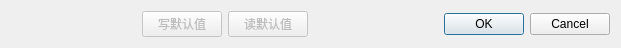
  <widget class="QWidget" name="layoutWidget">
   <property name="geometry">
    <rect>
     <x>10</x>
     <y>470</y>
     <width>621</width>
     <height>30</height>
    </rect>
   </property>
   <layout class="QHBoxLayout" name="horizontalLayout">
    <item>
     <spacer name="sp_para_btn2">
      <property name="orientation">
       <enum>Qt::Horizontal</enum>
      </property>
      <property name="sizeHint" stdset="0">
       <size>
        <width>40</width>
        <height>20</height>
       </size>
      </property>
     </spacer>
    </item>
    <item>
     <widget class="QPushButton" name="pb_setDefaultParam">
      <property name="enabled">
       <bool>false</bool>
      </property>
      <property name="text">
       <string>写默认值</string>
      </property>
     </widget>
    </item>
    <item>
     <widget class="QPushButton" name="pb_getDefaultParam">
      <property name="enabled">
       <bool>false</bool>
      </property>
      <property name="text">
       <string>读默认值</string>
      </property>
     </widget>
    </item>
    <item>
     <spacer name="sp_para_btn1">
      <property name="orientation">
       <enum>Qt::Horizontal</enum>
      </property>
      <property name="sizeHint" stdset="0">
       <size>
        <width>40</width>
        <height>20</height>
       </size>
      </property>
     </spacer>
    </item>
    <item>
     <widget class="QDialogButtonBox" name="buttonBox">
      <property name="standardButtons">
       <set>QDialogButtonBox::Cancel|QDialogButtonBox::Ok</set>
      </property>
     </widget>
    </item>
   </layout>
  </widget>
